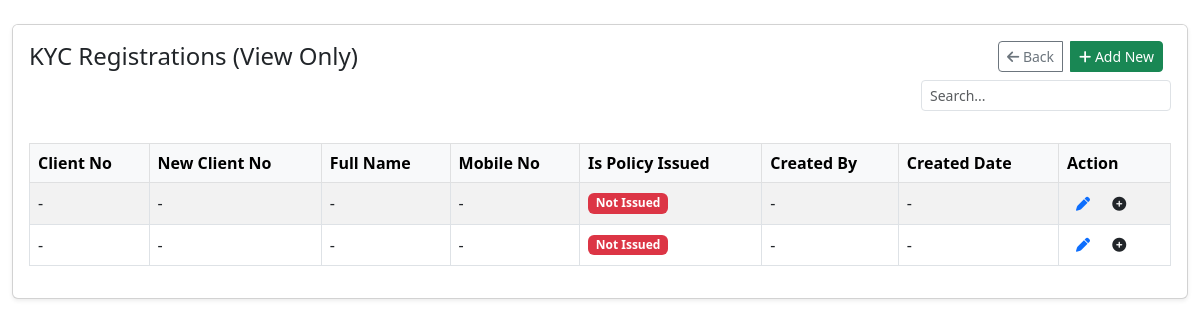
The page /kyc_lists/ on the database its author committed.
### kyc/models.py (models this page shows, shortened)
class KYCModel(models.Model):
    kyc_id = models.AutoField(primary_key=True)
    salutation = models.CharField(max_length=10, choices=SALUTATION_CHOICES, default='Mr')
    first_name = models.CharField(max_length=50, blank=False, null=False)
    middle_name = models.CharField(max_length=100, blank=True, null=True)
    last_name = models.CharField(max_length=50, blank=False, null=False)
    nep_name = models.CharField(max_length=100, blank=True, null=True)
    gender = models.CharField(max_length=10, choices=GENDER_CHOICES, default='Male')
    nationality = models.CharField(max_length=50, choices=NATIONALITY_CHOICES, default='Nepalese')
    date_of_birth_ad = models.DateField(blank=True, null=True, default=datetime.date.today)
    dob_bs = NepaliDateField(blank=True, null=True)
    father_name = models.CharField(max_length=100, blank=True, null=True)
    nep_father_name = models.CharField(max_length=100, blank=True, null=True)
    mother_name = models.CharField(max_length=100, blank=True, null=True)
    grand_father_name = models.CharField(max_length=100, blank=True, null=True)
    grandfather_in_law_name = models.CharField(max_length=100, blank=True, null=True)
    spouse_name = models.CharField(max_length=100, blank=True, null=True)
    father_in_law_name = models.CharField(max_length=100, blank=True, null=True)
    father_mother_name = models.CharField(max_length=100, blank=True, null=True)
    son_name = models.CharField(max_length=100, blank=True, null=True)
    daughter_name = models.CharField(max_length=100, blank=True, null=True)
    daughter_in_law_name = models.CharField(max_length=100, blank=True, null=True)
    proposer_full_name = models.CharField(max_length=100, blank=True, null=True)
    age_proof_doc = models.CharField(max_length=50, choices=AGE_PROOF_DOC_CHOICES, default='Citizenship')
    document_number = models.CharField(max_length=100, verbose_name="Document Number", blank=False)
    document_issued_date_bs = NepaliDateField(verbose_name="Document Issued Date (B.S.)")
    document_issued_date = models.DateField(verbose_name="Document Issued Date (A.D.)")
    issued_place = models.CharField(max_length=100, choices=ISSUED_PLACE_CHOICES, blank=True, null=True)
    birth_place = models.CharField(max_length=50, blank=True, null=True)
    address = models.CharField(max_length=255, blank=True, null=True)
    address_nepali = models.CharField(max_length=255, blank=True, null=True)
    permanent_address = models.CharField(max_length=255, blank=True, null=True)
    temporary_address = models.CharField(max_length=255, blank=True, null=True)
    temporary_district = models.CharField(max_length=100, blank=True, null=True)
    ward_no = models.CharField(max_length=10, blank=True, null=True)
    house_no = models.CharField(max_length=10, blank=True, null=True, default='0')
    local_unit = models.CharField(max_length=50, choices=LOCAL_UNIT_CHOICES, default='Municipality')
    structure = models.CharField(max_length=50, choices=STRUCTURE_CHOICES, default='Metropolitan City')
    email = models.EmailField(blank=True, null=True, default='test@example.com')
    mobile = models.CharField(max_length=20)
    phone_no = models.CharField(max_length=20, blank=True, null=True)
    qualification = models.CharField(max_length=100, choices=QUALIFICATION_CHOICES, blank=True, null=True)
    profession = models.CharField(max_length=50, choices=PROFESSION_CHOICES, default='Service')
    income_mode = models.CharField(max_length=50, choices=INCOME_MODE_CHOICES, default='Salary')
    income_amount = models.DecimalField(max_digits=12, decimal_places=2, blank=True, null=True, default=0.00)
    pan_no = models.CharField(max_length=20, blank=True, null=True)
    bank_ac_name = models.CharField(max_length=100, blank=True, null=True)
    bank_ac_no = models.CharField(max_length=50, blank=True, null=True)
    office_address = models.CharField(max_length=255, blank=True, null=True)
    firm_name = models.CharField(max_length=100, blank=True, null=True)
    risk_category = models.CharField(max_length=10, choices=RISK_CHOICES, default='LOW', verbose_name="Risk Category")
    is_politically_involved = models.BooleanField(default=False)
    is_aml_crime = models.BooleanField(default=False)
    is_family_politically_involved = models.BooleanField(default=False)
    is_family_aml_crime = models.BooleanField(default=False)
    created_date = models.DateTimeField(default=timezone.now)
    updated_date = models.DateTimeField(auto_now=True)
    class Meta:
        verbose_name = 'KYC Detail'
        verbose_name_plural = 'KYC Details'

### kyc/views.py (the view, shortened to what this page needs)
# urls.py: path('kyc_lists/', views.kyc_lists_view, name='kyc_lists'),
def kyc_lists_view(request):
    use_dummy = request.GET.get('dummy', 'false').lower() == 'true'
    if use_dummy:
        def generate_dummy_kyc():
            first_names = ['John', 'Jane', 'Robert', 'Emily', 'Michael', 'Sarah', 'David', 'Lisa']
            last_names = ['Smith', 'Johnson', 'Williams', 'Brown', 'Jones', 'Miller', 'Davis']
            mobile_prefixes = ['984', '985', '986', '974', '975']
            for i in range(1, 101):  # Generate 100 dummy records
                yield {
                    'kyc_id': i,
                    'ClientNo': f"CL{1000 + i}",
                    'NewClientNo': f"NCL{2000 + i}",
                    'FullName': f"{random.choice(first_names)} {random.choice(last_names)}",
                    'MobileNo': f"{random.choice(mobile_prefixes)}{random.randint(1000000, 9999999)}",
                    'IsPolicyIssued': random.choice([True, False]),
                    'CreatedBy': random.choice(['admin', 'manager', 'agent1', 'agent2']),
                    'CreatedDate': (datetime.now() - timedelta(days=random.randint(0, 365))).date()
                }
        dummy_data = list(generate_dummy_kyc())
        paginator = Paginator(dummy_data, 10)  # 10 items per page
        page_number = request.GET.get('page', 1)
        page_obj = paginator.get_page(page_number)
        context = {
            'kyc_list': page_obj,
            'is_paginated': paginator.num_pages > 1,
            'page_obj': page_obj,
            'is_dummy_data': True  # Flag for template to show this is dummy data
        }
    else:
        order_by = request.GET.get('order_by', 'ClientNo')
        order_dir = request.GET.get('order_dir', 'asc')
        search_term = request.GET.get('search', '').strip()
        page_number = request.GET.get('page', 1)
        actual_field = FIELD_MAPPING.get(order_by, 'kyc_id')  # Default to kyc_id if mapping not found
        order_dir = 'desc' if order_dir == 'desc' else 'asc'
        kycs = KYCModel.objects.all()
        order_prefix = '-' if order_dir == 'desc' else ''
        kycs = kycs.order_by(f'{order_prefix}{actual_field}')
        paginator = Paginator(kycs, 20)
        try:
            page_obj = paginator.page(page_number)
        except:
            page_obj = paginator.page(1)
        query_params = []
        if search_term:
            query_params.append(f'search={search_term}')
        if order_by != 'ClientNo':
            query_params.append(f'order_by={order_by}')
        if order_dir != 'asc':
            query_params.append(f'order_dir={order_dir}')
        query_string = '&'.join(query_params)
        if query_string:
            query_string = f'&{query_string}'
        context = {
            'kyc_list': page_obj,
            'order_by': order_by,  # Keep the original order_by for UI
            'order_dir': order_dir,
            'search_term': search_term,
            'is_paginated': page_obj.has_other_pages(),
            'total_records': paginator.count,
            'query_string': query_string,
            'request': request,
            'is_dummy_data': False
        }
    return render(request, 'kyc_lists.html', context)

### kyc/templates/kyc_lists.html (shortened to what this page needs)
{% load static %}
{% block content %}
<div class="container-fluid py-4">
    <div class="card shadow-sm">
        <div class="card-header bg-white border-bottom-0 py-3">
      <div class="d-flex justify-content-between align-items-center">
        <h4 class="mb-0">KYC Registrations (View Only)</h4>
        <div class="d-flex align-items-center">
          <div class="btn-group me-2 gap-2">
            <a href="{% url 'kyc:home' %}"class="btn btn-sm btn-outline-secondary">
              <i class="fas fa-arrow-left"></i> Back
            </a>
            <a href="{% url 'kyc:kyc_create' %}" class="btn btn-sm btn-success">
              <i class="fas fa-plus"></i> Add New
            </a>
          </div>
        </div>
      </div>
      <div class="d-flex justify-content-end mt-2">
        <div class="input-group" style="width: 250px;">
          <input type="text" id="searchInput" class="form-control form-control-sm" placeholder="Search..." aria-label="Search">
        </div>
        </div>
        </div>
        <div class="card-body">
            <div class="table-responsive">
                <table class="table table-bordered table-striped align-middle">
                    <thead class="table-light">
                        <tr>
                            <th>Client No</th>
                            <th>New Client No</th>
                            <th>Full Name</th>
                            <th>Mobile No</th>
                            <th>Is Policy Issued</th>
                            <th>Created By</th>
                            <th>Created Date</th>
                            <th>Action</th>
                        </tr>
                    </thead>
                    <tbody id="kycTableBody">
                        {% for kyc in kyc_list %}
                        <tr>
                            <td>{{ kyc.ClientNo|default:"-" }}</td>
                            <td>{{ kyc.NewClientNo|default:"-" }}</td>
                            <td>{{ kyc.FullName|default:"-" }}</td>
                            <td>{{ kyc.MobileNo|default:"-" }}</td>
                            <td>
                                {% if kyc.IsPolicyIssued %}
                                    <span class="badge bg-success">Issued</span>
                                {% else %}
                                    <span class="badge bg-danger">Not Issued</span>
                                {% endif %}
                            </td>
                            <td>{{ kyc.CreatedBy|default:"-" }}</td>
                            <td>{{ kyc.CreatedDate|default:"-" }}</td>
                            <td>
                                <button class="btn btn-sm">
                                        <a href="{% url 'kyc:kyc_update' kyc.kyc_id %}">
                                        <i class="fas fa-pen"></i>
                                    </a>
                                </button>
                                <button class="btn btn-sm">
                                    <a>
                                        <i class="fa-solid fa-circle-plus"></i>
                                    </a>
                                </button>
                            </td>
                        </tr>
                        {% empty %}
                        <tr>
                            <td colspan="8" class="text-center">No records found.</td>
                        </tr>
                        {% endfor %}
                    </tbody>
                </table>
            </div>
        </div>
    </div>
</div>
{% endblock %}
<link href="https://cdn.jsdelivr.net/npm/bootstrap@5.3.0/dist/css/bootstrap.min.css" rel="stylesheet">
<link rel="stylesheet" href="https://cdnjs.cloudflare.com/ajax/libs/font-awesome/6.4.0/css/all.min.css">

### rows shown on the page
KYCModel: ClientNo "-", NewClientNo "-", FullName "-", MobileNo "-", CreatedBy "-", CreatedDate "-"
KYCModel: ClientNo "-", NewClientNo "-", FullName "-", MobileNo "-", CreatedBy "-", CreatedDate "-"
